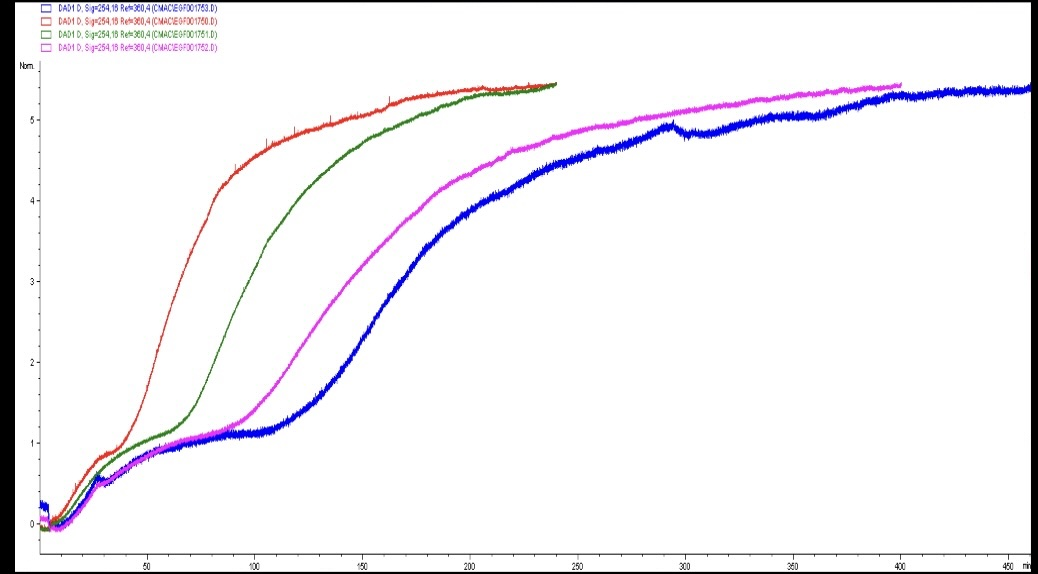
#> input picture graph2.jpg, 1038 x 574 px
$ python jpg2cv-data-extractor2.py
#> lines starting #> are read from the running program, lines starting #| are printed output that depends on the picture; after the words box and inside, x2 and y2 are one past the last pixel; in counts of white or black regions, pixels touching at a corner belong together
import csv
from operator import itemgetter
import cv2 as cv
import numpy as np


first = itemgetter(0)
last = itemgetter(-1)


def group_adjacent_indices(indices, max_gap=2):
    """Groups adjacent pixel indices belonging to the same line and returns each line's center."""
    if len(indices) == 0:
        return []
    splits = first(np.nonzero(np.diff(indices) > max_gap)) + 1
    groups = np.split(indices, splits)
    return [int(round(np.mean(g))) for g in groups if len(g) > 0]


def detect_l_axes(img):
    """Step 1: Locks onto the L-axis corner, finds the exact '0' and '5' Y-ticks, and measures scale."""
    gray = cv.cvtColor(img, cv.COLOR_BGR2GRAY)
    h_img, w_img = gray.shape

    # 1. Left Y-axis (x = 0) between cols 15 and 80
    v_profile = np.mean(gray[slice(120, 480), slice(15, 80)], axis=0)
    y_axis_col = int(np.argmin(v_profile)) + 15

    # 2. Physical bottom X-axis corner between rows 525 and 552
    h_profile = np.mean(gray[slice(525, 552), slice(100, w_img - 50)], axis=1)
    x_axis_corner_row = int(np.argmin(h_profile)) + 525

    # 3. Measure major tick marks sticking out below the X-axis (every 50 min)
    is_tick_gray = gray < 230
    x_tick_strip = is_tick_gray[slice(x_axis_corner_row + 2, min(h_img, x_axis_corner_row + 6)), slice(y_axis_col, w_img - 10)]
    x_ticks = group_adjacent_indices(first(np.nonzero(np.mean(x_tick_strip, axis=0) > 0.3)), max_gap=3)

    # 4. Find all tick marks sticking out left of the Y-axis (1 to 6 px left of y_axis_col)
    y_tick_strip = is_tick_gray[slice(65, x_axis_corner_row - 2), slice(max(0, y_axis_col - 6), max(1, y_axis_col - 1))]
    all_y_ticks = group_adjacent_indices(first(np.nonzero(np.mean(y_tick_strip, axis=1) > 0.3)), max_gap=2)

    # The '0' tick mark sits 4 to 15 pixels above the physical corner (safe fallback: 8 px above corner)
    zero_candidates = [t for t in all_y_ticks if (x_axis_corner_row - 15) <= t <= (x_axis_corner_row - 4)]
    y_zero_row = last(zero_candidates) if len(zero_candidates) > 0 else (x_axis_corner_row - 8)

    # The '5' tick mark sits near the top of the Y-axis (rows 75 to 115; safe fallback: row 88)
    five_candidates = [t for t in all_y_ticks if 75 <= t <= 115]
    y_five_row = first(five_candidates) if len(five_candidates) > 0 else (first(all_y_ticks) if len(all_y_ticks) > 0 else 88)

    px_per_x_tick = float(np.median(np.diff(x_ticks))) if len(x_ticks) >= 2 else (w_img - y_axis_col) / 9.0
    px_per_y_unit = (y_zero_row - y_five_row) / 5.0

    bounds = {
        "left": y_axis_col,
        "right": w_img - 10,
        "top": 65,
        "bottom": x_axis_corner_row,   # Encloses the whole Y-axis down to the zoomed-in corner
        "y_zero": y_zero_row,          # Locked directly onto the '0' tick mark
        "px_per_x_unit": px_per_x_tick / 50.0,
        "px_per_y_unit": px_per_y_unit,
    }
    print(f"[CHECK 1 PASSED] Corner at ({bounds.get('left')}, {bounds.get('bottom')}) | Y=0 tick at row {bounds.get('y_zero')} | Scale: {bounds.get('px_per_x_unit'):.3f} px/min, {bounds.get('px_per_y_unit'):.3f} px/Norm")
    return bounds


def find_colored_pixels(img, bounds):
    """Step 2: Collects every (column, row) pixel for Red, Green, Magenta, and Blue curves."""
    hsv = cv.cvtColor(img, cv.COLOR_BGR2HSV)

    color_ranges = {
        "red":     (np.array((0, 35, 50), dtype=np.uint8),     np.array((14, 255, 230), dtype=np.uint8)),
        "green":   (np.array((38, 30, 40), dtype=np.uint8),    np.array((88, 255, 220), dtype=np.uint8)),
        "magenta": (np.array((140, 80, 100), dtype=np.uint8),  np.array((170, 255, 255), dtype=np.uint8)),
        "blue":    (np.array((105, 120, 80), dtype=np.uint8),  np.array((130, 255, 255), dtype=np.uint8)),
    }

    # Enclose the entire plot area down to the physical bottom corner
    plot_mask = np.zeros(hsv.shape[:2], dtype=np.uint8)
    plot_mask[slice(bounds.get("top"), bounds.get("bottom")), slice(bounds.get("left") + 1, bounds.get("right"))] = 255

    # Exclude the top-left legend box (DAD1 D, Sig=254,16...)
    plot_mask[slice(0, 95), slice(0, 260)] = 0

    color_pixels = {}
    for name, (lower, upper) in color_ranges.items():
        mask = cv.inRange(hsv, lower, upper)
        if name == "red":
            mask_wrap = cv.inRange(hsv, np.array((170, 35, 50), dtype=np.uint8), np.array((179, 255, 230), dtype=np.uint8))
            mask = cv.bitwise_or(mask, mask_wrap)

        mask = cv.bitwise_and(mask, plot_mask)

        # Keep connected segments >= 4 pixels so steep curve segments aren't dropped
        num_labels, labels, stats, _ = cv.connectedComponentsWithStats(mask)
        clean_mask = np.zeros_like(mask)
        for label_id in range(1, num_labels):
            if stats.item((label_id, cv.CC_STAT_AREA)) >= 4:
                clean_mask[labels == label_id] = 255

        rows, cols = np.nonzero(clean_mask)
        color_pixels[name] = list(zip(cols.tolist(), rows.tolist()))

        assert len(color_pixels.get(name)) > 0, f"Check Failed: 0 pixels found for {name}!"
        print(f"[CHECK 2 PASSED] {name.upper()}: {len(color_pixels.get(name))} pixels found")

    return color_pixels


def pixels_to_data(bounds, color_pixels):
    """Step 3: Selects the middle pixel of each vertical range and converts to (min, Norm.) values."""
    x_px_0 = bounds.get("left")
    y_px_0 = bounds.get("y_zero")   # Measures Y relative to the '0' tick mark
    px_per_x = bounds.get("px_per_x_unit")
    px_per_y = bounds.get("px_per_y_unit")

    extracted_data = {}
    middle_pixels = {}

    for name, coords in color_pixels.items():
        rows_by_col = {}
        for x_px, y_px in coords:
            rows_by_col.setdefault(x_px, []).append(y_px)

        data_points = []
        single_pixel_path = []

        for x_px in sorted(rows_by_col.keys()):
            # When there are multiple rows in the same column, select the middle pixel of that vertical range
            mid_y_px = float(np.median(rows_by_col.get(x_px)))
            single_pixel_path.append((x_px, int(round(mid_y_px))))

            x_val = (x_px - x_px_0) / px_per_x
            y_val = (y_px_0 - mid_y_px) / px_per_y

            data_points.append((round(float(x_val), 2), round(float(y_val), 4)))

        extracted_data[name] = data_points
        middle_pixels[name] = single_pixel_path
        print(f"[CHECK 3 PASSED] {name.upper()}: {len(data_points)} points | Sample: {data_points[:3]}")

    return extracted_data, middle_pixels


def export_to_csv(extracted_data, output_path="extracted_graph2_data.csv"):
    """Step 4: Aligns all four curves by Time and exports a Pandas-ready CSV feature matrix."""
    colors = ["red", "green", "magenta", "blue"]
    series_lookups = {c: dict(pts) for c, pts in extracted_data.items()}
    all_times = sorted({t for pts in extracted_data.values() for t, _ in pts})

    with open(output_path, mode="w", newline="") as f:
        writer = csv.writer(f)
        writer.writerow(["Time"] + colors)
        for t in all_times:
            writer.writerow([t] + [series_lookups.get(c).get(t, "") for c in colors])

    assert len(all_times) > 0, "Check Failed: No rows written to CSV!"
    print(f"[CHECK 4 PASSED] Saved {len(all_times)} aligned Time rows to '{output_path}'")


def run_visual_checks(img, bounds, color_pixels, middle_pixels):
    """Cumulative Visual Check: L-Axes corner box (1), Y=0 tick line (1b), Curves (2), Middle path (3)."""
    gray_bg = cv.cvtColor(cv.cvtColor(img, cv.COLOR_BGR2GRAY), cv.COLOR_GRAY2BGR)
    canvas = cv.addWeighted(gray_bg, 0.35, np.zeros_like(gray_bg), 0.65, 0)

    # Check 1: Magenta bounding box hugging the physical L-axis corner
    cv.rectangle(canvas, (bounds.get("left"), bounds.get("top")), (bounds.get("right"), bounds.get("bottom")), (255, 0, 255), 2)

    # Check 1b: Thin cyan line aligned directly with the '0' tick mark on the Y-axis
    cv.line(canvas, (bounds.get("left"), bounds.get("y_zero")), (bounds.get("right"), bounds.get("y_zero")), (255, 255, 0), 1)

    # Check 2: Neon highlights for every detected curve pixel
    highlight_bgr = {
        "red":     (0, 0, 255),
        "green":   (0, 255, 0),
        "magenta": (255, 0, 255),
        "blue":    (255, 100, 0),
    }
    for name, coords in color_pixels.items():
        bgr = highlight_bgr.get(name)
        for col, row in coords:
            canvas.__setitem__((row, col), bgr)

    # Check 3: Thin white line showing the middle pixel selected per column
    for name, path in middle_pixels.items():
        for col, row in path:
            canvas.__setitem__((row, col), (255, 255, 255))

    title = "Graph 2 Checks: Corner Box (1), Y=0 Line (1b), Curves (2), Path (3)"
    cv.imshow(title, canvas)
    cv.setWindowProperty(title, cv.WND_PROP_TOPMOST, 1)
    cv.waitKey(0)
    cv.destroyAllWindows()
    cv.waitKey(1)


if __name__ == "__main__":
    original_img = cv.imread("graph2.jpg")
#> original_img is the input picture: shape (574, 1038, 3); mean B, G, R 243.9, 240.5, 242.1
    assert original_img is not None, "Check Failed: Could not open graph2.jpg!"

    plot_bounds = detect_l_axes(original_img)
#> in detect_l_axes, `gray = cv.cvtColor(img, cv.COLOR_BGR2GRAY)`:
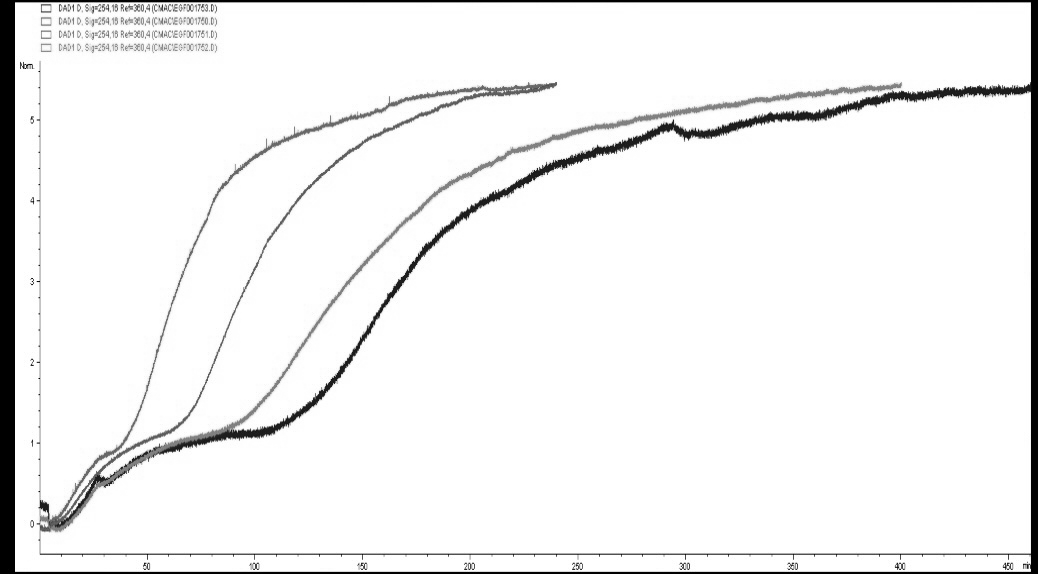
#> gray: shape (574, 1038); min 0, max 255, mean 241.4
#> in detect_l_axes, `v_profile = np.mean(gray[slice(120, 480), slice(15, 80)], axis=0)`: v_profile = 65 values, max 255 at index 1, min 190.6 at index 24, mean 252.3
#> in detect_l_axes, `y_axis_col = int(np.argmin(v_profile)) + 15`: y_axis_col = 39
#> in detect_l_axes, `h_profile = np.mean(gray[slice(525, 552), slice(100, w_img - 50)], axi..`: h_profile = 27 values from 255 to 255
#> in detect_l_axes, `x_axis_corner_row = int(np.argmin(h_profile)) + 525`: x_axis_corner_row = 525
#> in detect_l_axes, `is_tick_gray = gray < 230`:
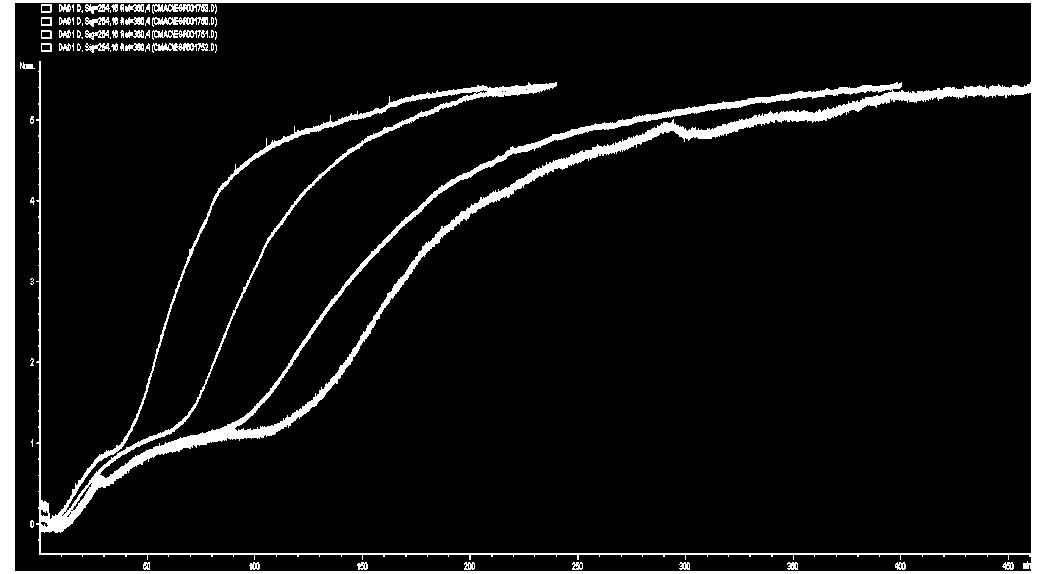
#> is_tick_gray: shape (574, 1038) bool; 7.7% white; 77 white regions (27 under 20 px), largest, box (x1, y1, x2, y2) and area: (0, 0, 1038, 574) 41693, (152, 17, 208, 27) 311, (152, 4, 208, 14) 310
#> in group_adjacent_indices, `splits = first(np.nonzero(np.diff(indices) > max_gap)) + 1`: splits = empty array
#> in group_adjacent_indices, `groups = np.split(indices, splits)`: groups = 1 item
#> in detect_l_axes, `x_ticks = group_adjacent_indices(first(np.nonzero(np.mean(x_tick_strip..`: x_ticks = [13]
#> in detect_l_axes, `y_tick_strip = is_tick_gray[slice(65, x_axis_corner_row - 2), slice(ma..`: y_tick_strip = 458 rows, first 6: [False, False, False, False, False], [False, False, False, False, False], [False, False, False, False, False], [True, True, False, False, False], [False, False, False, False, False], [False, False, False, False, False]
#> in detect_l_axes, `all_y_ticks = group_adjacent_indices(first(np.nonzero(np.mean(y_tick_s..`: all_y_ticks = [3, 54, 136, 216, 296, 378]
#> in detect_l_axes, `zero_candidates = [t for t in all_y_ticks if (x_axis_corner_row - 15) ..`: zero_candidates = []
#> in detect_l_axes, `y_zero_row = last(zero_candidates) if len(zero_candidates) > 0 else (x..`: y_zero_row = 517
#> in detect_l_axes, `five_candidates = [t for t in all_y_ticks if 75 <= t <= 115]`: five_candidates = []
#> in detect_l_axes, `y_five_row = first(five_candidates) if len(five_candidates) > 0 else (..`: y_five_row = 3
#> in detect_l_axes, `px_per_x_tick = float(np.median(np.diff(x_ticks))) if len(x_ticks) >= ..`: px_per_x_tick = 111
#> in detect_l_axes, `px_per_y_unit = (y_zero_row - y_five_row) / 5.0`: px_per_y_unit = 102.8
#> in detect_l_axes, `bounds = { "left": y_axis_col, "right": w_img - 10, "top": 65, "bottom..`: bounds = {'left': 39, 'right': 1028, 'top': 65, 'bottom': 525, 'y_zero': 517, 'px_per_x_unit': 2.22, 'px_per_y_unit': 102.8}
#| [CHECK 1 PASSED] Corner at (39, 525) | Y=0 tick at row 517 | Scale: 2.220 px/min, 102.800 px/Norm
#> plot_bounds has the same summary as bounds in detect_l_axes
    detected_pixels = find_colored_pixels(original_img, plot_bounds)
#> in find_colored_pixels, `hsv = cv.cvtColor(img, cv.COLOR_BGR2HSV)`: hsv: shape (574, 1038, 3); mean H, S, V 13.3, 6.5, 245
#> the loop in find_colored_pixels, `for name, (lower, upper) in color_ranges.items():` made 4 passes
#> num_labels on passes 1, 3, 4: 3, 3, 15
#> (num_labels, stats) on pass 2: (2, [[0, 0, 1038, 574, 593673], [54, 83, 503, 441, 2139]])
#> pass 1, in find_colored_pixels, `mask = cv.bitwise_and(mask, plot_mask)`:
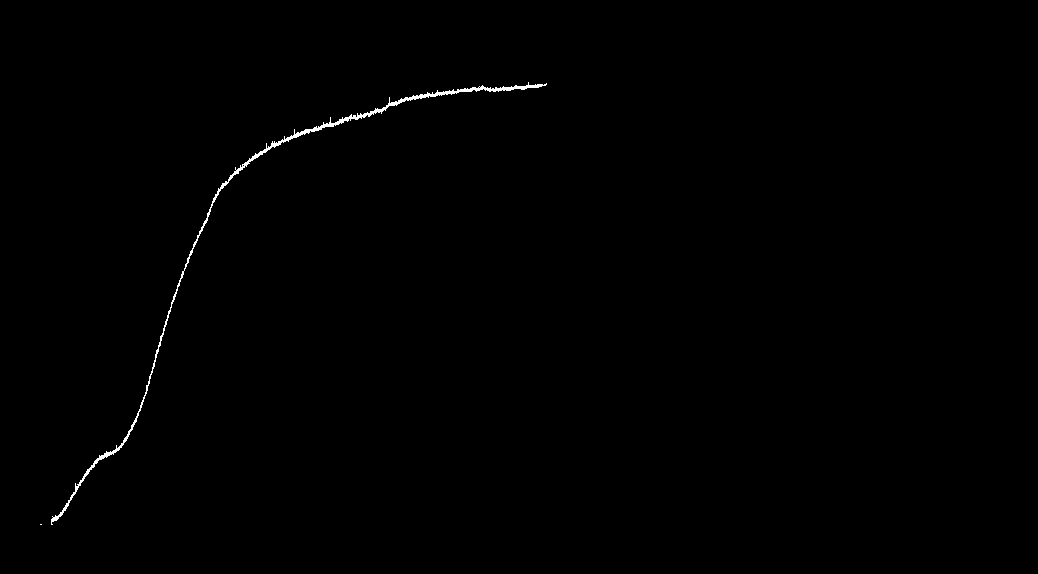
#> mask: shape (574, 1038); 0.36% white in thin lines or dots, all inside (x1, y1, x2, y2) = (40, 82, 547, 525)
#> after the loop in find_colored_pixels, `for name, (lower, upper) in color_ranges.items():`:
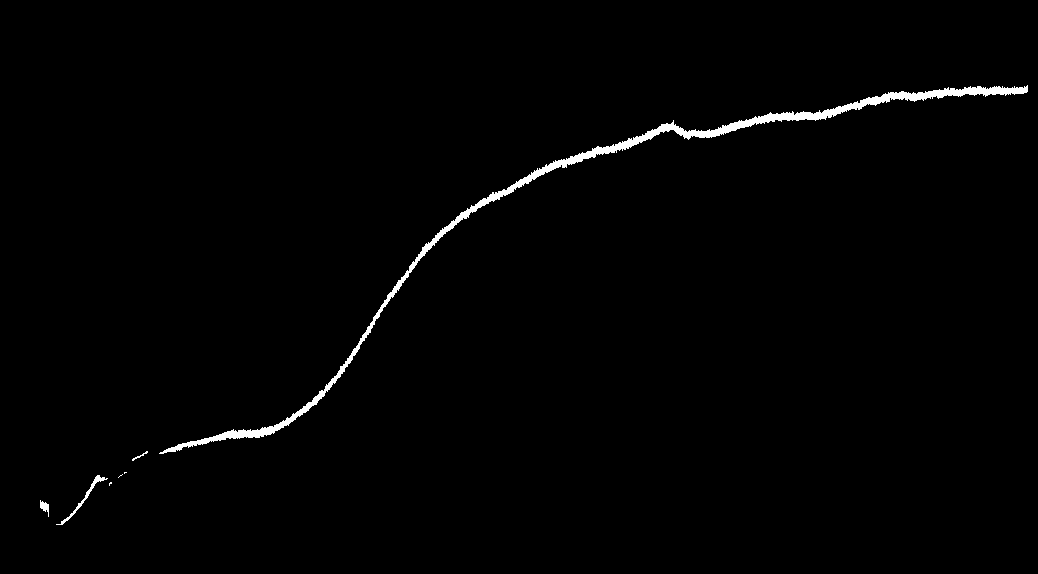
#> clean_mask: shape (574, 1038); 1.1% white; 7 white regions (3 under 20 px), largest, box (x1, y1, x2, y2) and area: (159, 85, 1028, 454) 6346, (56, 475, 108, 525) 218, (40, 500, 49, 517) 78, (132, 451, 148, 461) 33
#> after the loop in find_colored_pixels, `for name, (lower, upper) in color_ranges.items():`: color_pixels = 4 items
#> detected_pixels = 4 items
    data_by_color, single_pixel_paths = pixels_to_data(plot_bounds, detected_pixels)
#> in pixels_to_data, `x_px_0 = bounds.get("left")`: x_px_0 = 39
#> in pixels_to_data, `y_px_0 = bounds.get("y_zero")   # Measures Y relative to the '0' tick ..`: y_px_0 = 517
#> in pixels_to_data, `px_per_x = bounds.get("px_per_x_unit")`: px_per_x = 2.22
#> in pixels_to_data, `px_per_y = bounds.get("px_per_y_unit")`: px_per_y = 102.8
#> the loop in pixels_to_data, `for name, coords in color_pixels.items():` made 4 passes
#| [CHECK 3 PASSED] RED: 496 points | Sample: [(5.41, -0.0438), (5.86, -0.0243), (6.31, -0.0195)]
#| [CHECK 3 PASSED] GREEN: 503 points | Sample: [(6.76, -0.0584), (7.21, -0.0535), (7.66, -0.0535)]
#| [CHECK 3 PASSED] MAGENTA: 848 points | Sample: [(0.45, -0.0097), (0.9, -0.0097), (1.35, -0.0146)]
#| [CHECK 3 PASSED] BLUE: 957 points | Sample: [(0.45, 0.1313), (0.9, 0.1167), (1.35, 0.1216)]
#> after the loop in pixels_to_data, `for name, coords in color_pixels.items():`: extracted_data = 4 items
#> data_by_color = 4 items; single_pixel_paths = 4 items
    export_to_csv(data_by_color, "extracted_graph2_data.csv")
#> in export_to_csv, `all_times = sorted({t for pts in extracted_data.values() for t, _ in p..`: all_times = 988 values from 0.45 to 445.1
#> the loop in export_to_csv, `for t in all_times:` made 988 passes
#> t on passes 1 to 3: 0.45, 0.9, 1.35
#| [CHECK 4 PASSED] Saved 988 aligned Time rows to 'extracted_graph2_data.csv'

    run_visual_checks(original_img, plot_bounds, detected_pixels, single_pixel_paths)
#> in run_visual_checks, `cv.line(canvas, (bounds.get("left"), bounds.get("y_zero")), (bounds.ge..`:
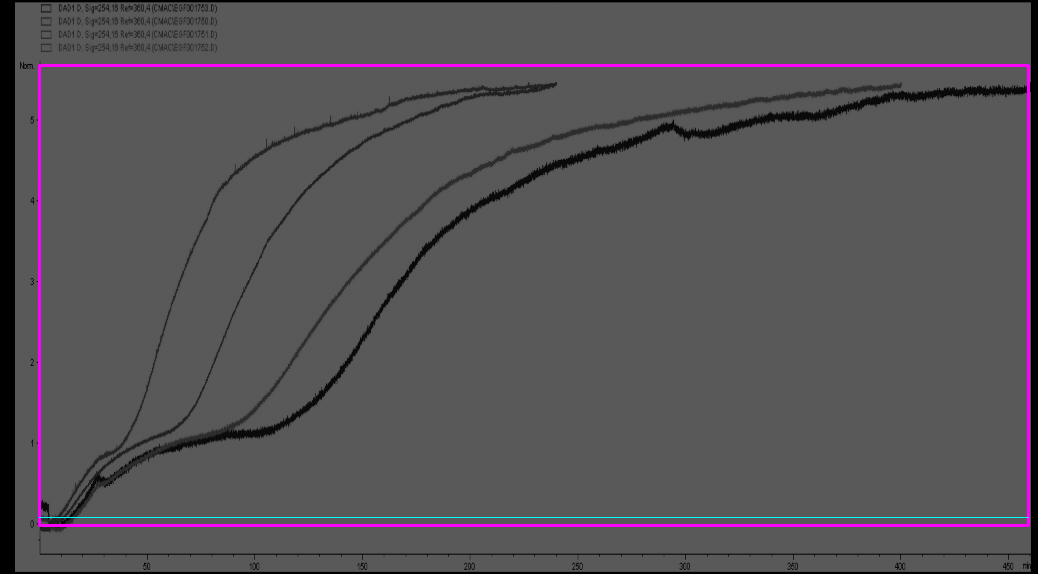
#> canvas: shape (574, 1038, 3); mean B, G, R 87, 83.3, 86.6
#> the loop in run_visual_checks, `for name, coords in color_pixels.items():` made 4 passes
#> (name, bgr) on passes 1 to 4: ('red', (0, 0, 255)), ('green', (0, 255, 0)), ('magenta', (255, 0, 255)), ('blue', (255, 100, 0))
#> after the loop in run_visual_checks, `for name, coords in color_pixels.items():`:
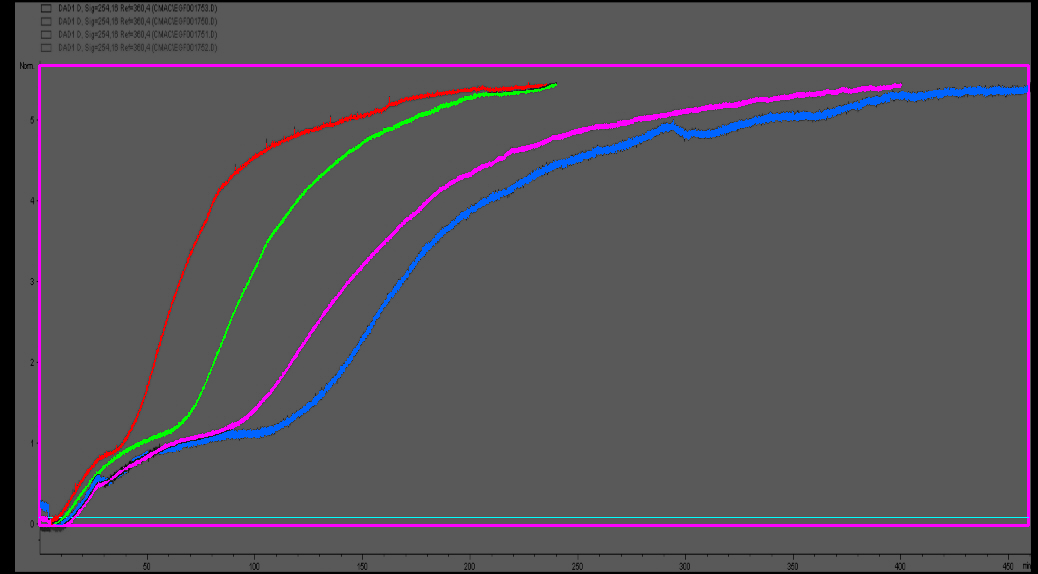
#> canvas: shape (574, 1038, 3); 2.55% of pixels changed, all inside (x1, y1, x2, y2) = (40, 82, 1028, 525)
#> the loop in run_visual_checks, `for name, path in middle_pixels.items():` made 4 passes
#> after the loop in run_visual_checks, `for name, path in middle_pixels.items():`:
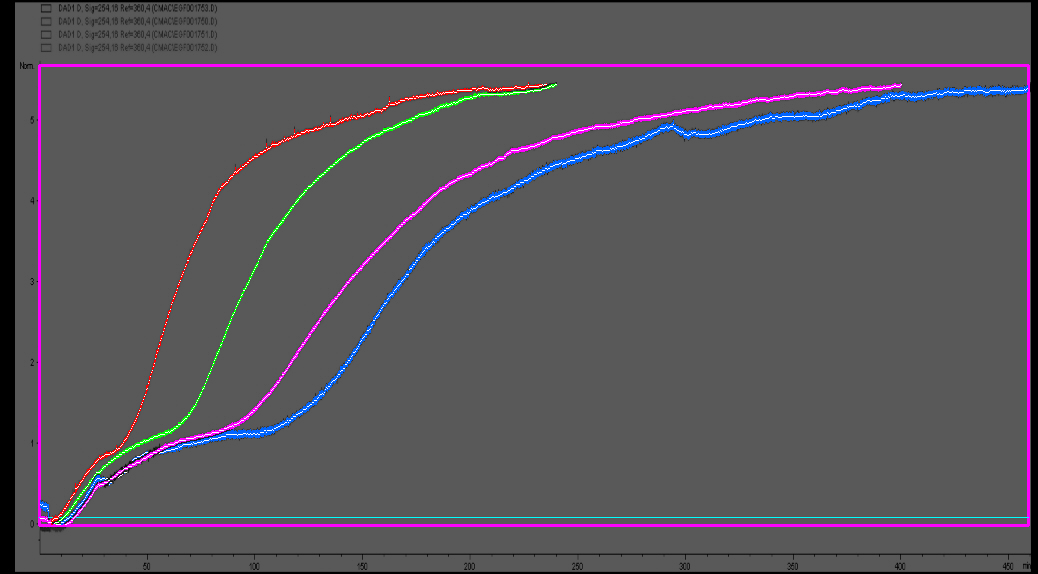
#> canvas: shape (574, 1038, 3); 0.47% of pixels changed, all inside (x1, y1, x2, y2) = (40, 84, 1028, 525)
